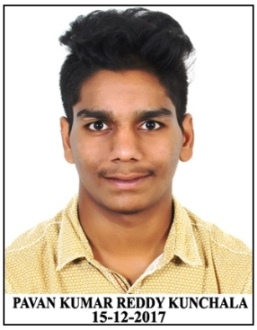
#> input picture Open-CV_Basics/img1.jpg, 257 x 330 px, given in place of the camera
$ python face_cam_widDifferentFrames.py
#> lines starting #> are read from the running program, lines starting #| are printed output that depends on the picture
#!/usr/bin/env python3
# -*- coding: utf-8 -*-
"""
Created on Tue Sep 22 12:28:58 2020

@author: pavankunchala
"""
import cv2

capture = cv2.VideoCapture(0)

frame_width = capture.get(cv2.CAP_PROP_FRAME_WIDTH)
frame_height = capture.get(cv2.CAP_PROP_FRAME_HEIGHT)
fps = capture.get(cv2.CAP_PROP_FPS)

# Check if camera opened successfully
if capture.isOpened()is False:
    print("Error opening the camera")

frame_index = 0


while capture.isOpened() is True:
    ret, frame = capture.read()
#> frame is the input picture: shape (330, 257, 3); mean B, G, R 170.5, 186.9, 203.9

    if ret is True:

        # Display the captured frame:
        cv2.imshow('Input frame from the camera', frame)

        b,g,r = cv2.split(frame)
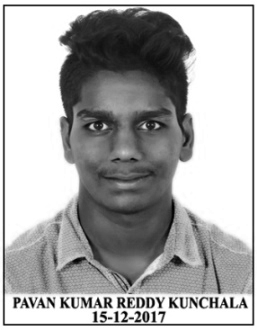
#> b: shape (330, 257); min 0, max 255, mean 170.5
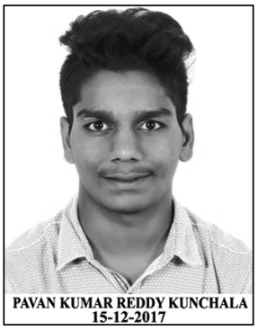
#> g: shape (330, 257); min 0, max 255, mean 186.9
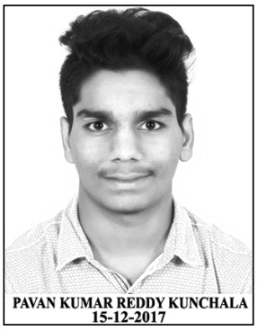
#> r: shape (330, 257); min 0, max 255, mean 203.9
        mis_frame = cv2.merge([g,r,b])
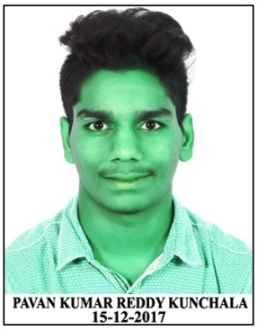
#> mis_frame: shape (330, 257, 3); mean of channels 0, 1, 2 186.9, 203.9, 170.5; drawn as B, G, R


        # Convert the frame captured from the camera to grayscale:
        gray_frame = cv2.cvtColor(frame, cv2.COLOR_BGR2GRAY)


        # Display the grayscale frame:

        cv2.imshow('Input frame from the camera', gray_frame)
        cv2.imshow("The discolured image of the input", mis_frame)


        #press c key to capture
        if cv2.waitKey(20) & 0xFF  == ord('c'):

#> (key q is pressed here)
            frame_name = "camera_frame_{}.png".format(frame_index)
            gray_frame_name = "grayscale_camera_frame_{}.png".format(frame_index)
            cv2.imwrite(frame_name, frame)
            cv2.imwrite(gray_frame_name, gray_frame)
            frame_index += 1


        # Press q on keyboard to exit the program
        if cv2.waitKey(20) & 0xFF == ord('q'):
#> (key q is pressed here)
            break
    # Break the loop
    else:
        break


# Release everything:
capture.release()
cv2.destroyAllWindows()
